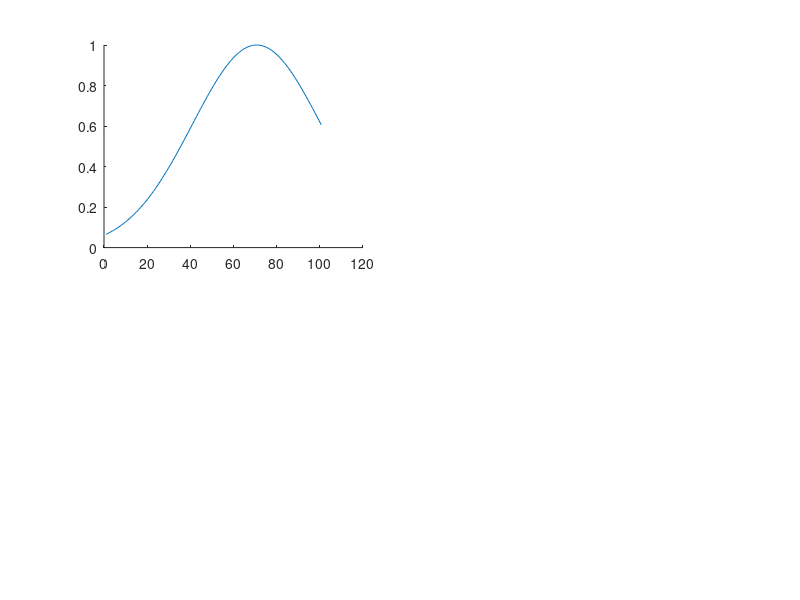

Write the MATLAB code that produced this figure. (Note: this script raises an error after producing the figure.)
%% Computational Intelligence Lab Report - Lab 9 - Mr. Amini
% Seyed Mohammadsaleh Mirzatabatabaei - 9623105

%% Clear recent data
close all; clc; clearvars;

%% Define variables
U = 0 : 0.01 : 1;
A = gaussmf(U, [0.3 0.7]);
B = gaussmf(U, [0.3 0.3]);
landa = rand(1);

%% Plot results

% A and B Complements
figure;
subplot(2, 2, 1);
hold on;
plot(A);
plot(sugno(A, landa));
title('A-complement');

subplot(2, 2, 2);
hold on;
plot(B);
plot(sugno(B, landa));
title('B-complement');

% Dombi S_Norm and T_Norm
subplot(2, 2, 3);
hold on;
plot(A);
plot(B);
plot(S_Norm(A, B, landa), 'g-.', 'LineWidth', 2);
title('Dombi S-Norm');

subplot(2, 2, 4);
hold on;
plot(A);
plot(B);
plot(T_Norm(A, B, landa), 'm-.', 'LineWidth', 2);
title('Dombi T-Norm');

% Einstein S_Norm and T_Norm (Exercise)
figure;
subplot(1, 2, 1);
hold on;
plot(A);
plot(B);
plot(S_Norm_Einstein(A, B), 'g-.', 'LineWidth', 2);
title('S-Norm Einstein');

subplot(1, 2, 2);
hold on;
plot(A);
plot(B);
plot(T_Norm_Einstein(A, B), 'm-.', 'LineWidth', 2);
title('T-Norm Einstein');

%% Fuzzy functions

% Complement
function mu_bar = sugno(mu, landa)
     mu_bar = (1 - mu) / (1 + landa);
end

% Dombi S_Norm and T_Norm
function S_landa = S_Norm(mu1, mu2, landa)
    S_landa = 1 ./ (1 + ( ( ( (1 ./ mu1) - 1) .^ -landa ) + ( ( (1 ./ mu2) - 1) .^ -landa ) ) .^ (-1 / landa) );
end

function T_landa = T_Norm(mu1, mu2, landa)
    T_landa = 1 ./ (1 + ( ( ( (1 ./ mu1) - 1) .^ landa ) + ( ( (1 ./ mu2) - 1) .^ landa ) ) .^ (1 / landa) );
end

% Einstein S_Norm and T_Norm (Exercise)
function S_es = S_Norm_Einstein(mu1, mu2)
    S_es = (mu1 + mu2) ./ (1 + (mu1 .* mu2) );
end

function T_es = T_Norm_Einstein(mu1, mu2)
    T_es = (mu1 .* mu2) ./ (2 - (mu1 + mu2 - mu1 .* mu2) );
end

%% *Pre-Report:*
% 1 - Difference between crisp and fuzzy:
% In a crisp set, an element is either a member of the set or not.
% For example, a jelly bean belongs in the class of food known as candy. Mashed potatoes do not.
% Fuzzy sets, on the other hand, allow elements to be partially in a set. Each element is given a degree of membership in a set. 
% This membership value can range from 0 (not an element of the set) to 1 (a member of the set).
% 
